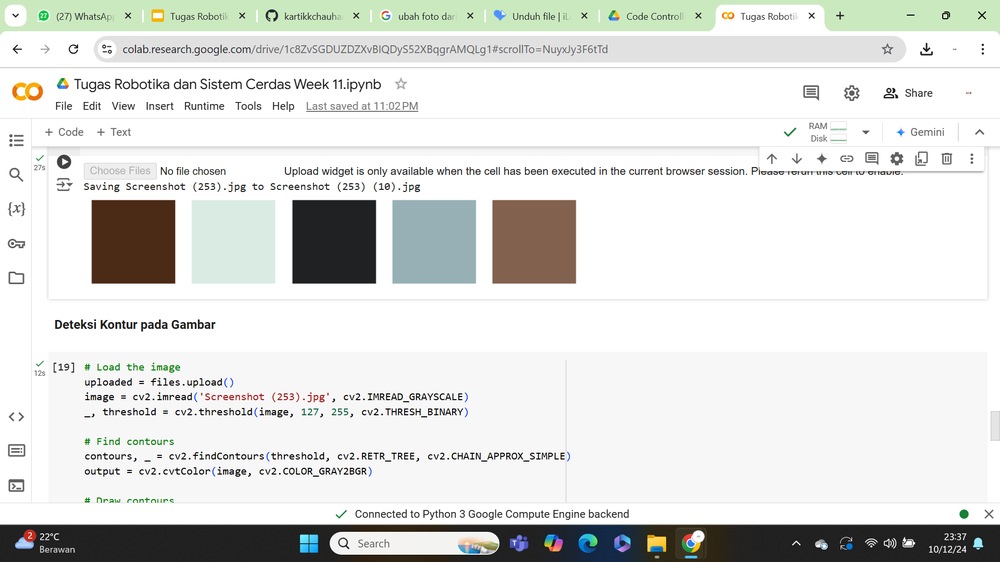
#> input picture Week 11 Robotika dan Sistem Cerdas/File Simulasi Python dan OpenCV/Dokumentasi hasil simulasi/Dokumentasi hasil simulasi (11).png, 1000 x 562 px, shrunk from 1920 x 1080 before the run, given in place of Screenshot (253).jpg, which was not available
$ jupyter execute Tugas_Robotika_dan_Sistem_Cerdas_Week_11.ipynb   (text cells are left out)
#> lines starting #> are read from the running program, lines starting #| are printed output that depends on the picture; after the words box and inside, x2 and y2 are one past the last pixel; in counts of white or black regions, pixels touching at a corner belong together; pictures that were not available may be replaced by others from this repository, and a replacement may not be noted
[cell 1]
import cv2
import numpy as np
import matplotlib.pyplot as plt

# Unggah gambar
from google.colab import files
uploaded = files.upload()
#> the answer given: Dokumentasi hasil simulasi (11).png

# Load the image
image = cv2.imread('Screenshot (253).jpg', cv2.IMREAD_GRAYSCALE)
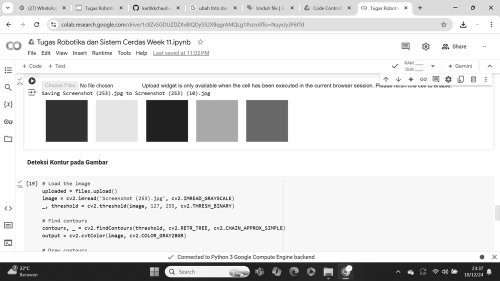
#> image: shape (562, 1000) (shown at 1/2 size); min 0, max 255, mean 223
edges = cv2.Canny(image, 50, 150, apertureSize=3)
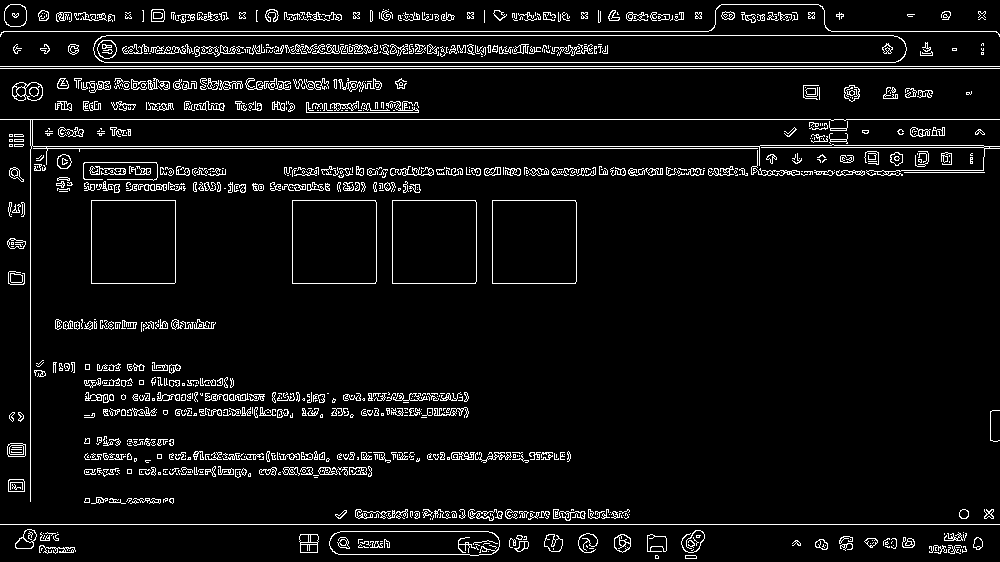
#> edges: shape (562, 1000); 6.1% white in thin lines or dots

# Apply Hough Line Transform
lines = cv2.HoughLines(edges, 1, np.pi/180, 200)
#> lines = 42 rows, first 8: [66, 1.57], [68, 1.57], [524, 1.57], [119, 1.57], [31, 1.57], [62, 1.57], [35, 1.57], [146, 1.57]
output = cv2.cvtColor(image, cv2.COLOR_GRAY2BGR)

# Draw the lines
if lines is not None:
    for rho, theta in lines[:, 0]:
        a = np.cos(theta)
        b = np.sin(theta)
        x0 = a * rho
        y0 = b * rho
        x1 = int(x0 + 1000 * (-b))
        y1 = int(y0 + 1000 * (a))
        x2 = int(x0 - 1000 * (-b))
        y2 = int(y0 - 1000 * (a))
        cv2.line(output, (x1, y1), (x2, y2), (0, 255, 0), 2)
#> this loop made 42 passes
#> (rho, theta, a, b, x0, y0, x1, y1) on passes 1 to 8: (66, 1.57, -4.37e-08, 1, -2.88e-06, 66, -1000, 65), (68, 1.57, -4.37e-08, 1, -2.97e-06, 68, -1000, 67), (524, 1.57, -4.37e-08, 1, -2.29e-05, 524, -1000, 523), (119, 1.57, -4.37e-08, 1, -5.2e-06, 119, -1000, 118), (31, 1.57, -4.37e-08, 1, -1.36e-06, 31, -1000, 30), (62, 1.57, -4.37e-08, 1, -2.71e-06, 62, -1000, 61), (35, 1.57, -4.37e-08, 1, -1.53e-06, 35, -1000, 34), (146, 1.57, -4.37e-08, 1, -6.38e-06, 146, -1000, 145)
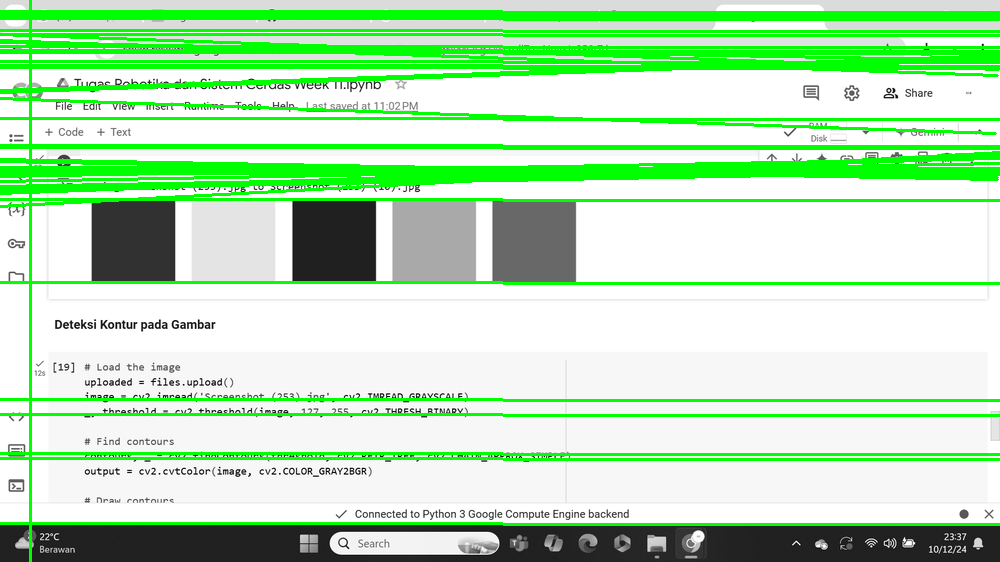
#> output: shape (562, 1000, 3); mean B, G, R 185.2, 227.9, 185.2

plt.imshow(cv2.cvtColor(output, cv2.COLOR_BGR2RGB))
plt.axis('off')
plt.show()

[cell 2]
# Unggah gambar dan template
uploaded = files.upload()
#> the answer given: Dokumentasi hasil simulasi (12).png

# Load images
image = cv2.imread('Screenshot (253).jpg', cv2.IMREAD_GRAYSCALE)
template = cv2.imread('Screenshot (253).jpg', cv2.IMREAD_GRAYSCALE)

# Check if template dimensions are smaller than image dimensions
if template.shape[0] > image.shape[0] or template.shape[1] > image.shape[1]:
    print("Error: Template image is larger than the search image.")
    # Resize the template or select a smaller template
    # Example: template = cv2.resize(template, (width, height))
else:
    # Template matching
    result = cv2.matchTemplate(image, template, cv2.TM_CCOEFF_NORMED)
#> result = [1]
    min_val, max_val, min_loc, max_loc = cv2.minMaxLoc(result)
#> min_val = 1; max_val = 1; min_loc = (0, 0); max_loc = (0, 0)

    # Draw rectangle around detected object
    top_left = max_loc
#> top_left = (0, 0)
    h, w = template.shape
    bottom_right = (top_left[0] + w, top_left[1] + h)
#> bottom_right = (1000, 562)
    output = cv2.rectangle(image.copy(), top_left, bottom_right, 255, 2)
#> output: shape (562, 1000)

    plt.imshow(output, cmap='gray')
    plt.axis('off')
    plt.show()

[cell 3]
# Load the image
uploaded = files.upload()
#> the answer given: Dokumentasi hasil simulasi (12).png
image = cv2.imread('Screenshot (253).jpg')
#> image is the input picture: shape (562, 1000, 3); mean B, G, R 221.1, 223.8, 222.4

# Create image pyramid
pyramid_down = cv2.pyrDown(image)
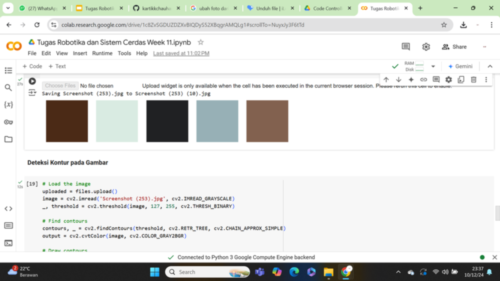
#> pyramid_down: shape (281, 500, 3); mean B, G, R 221.3, 224, 222.6
pyramid_up = cv2.pyrUp(image)

# Show the pyramid
plt.figure(figsize=(12, 6))
plt.subplot(1, 3, 1)
plt.title("Original")
plt.imshow(cv2.cvtColor(image, cv2.COLOR_BGR2RGB))
plt.axis('off')

plt.subplot(1, 3, 2)
plt.title("Pyramid Down")
plt.imshow(cv2.cvtColor(pyramid_down, cv2.COLOR_BGR2RGB))
plt.axis('off')

plt.subplot(1, 3, 3)
plt.title("Pyramid Up")
plt.imshow(cv2.cvtColor(pyramid_up, cv2.COLOR_BGR2RGB))
plt.axis('off')
plt.show()
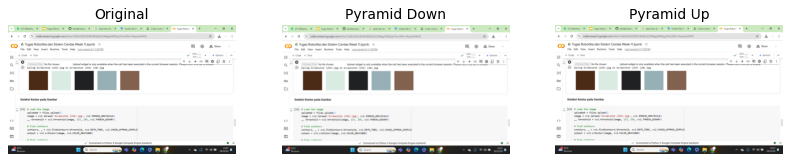
#> figure drawn by matplotlib, 3 panels

[cell 4]
# Load the image
uploaded = files.upload()
#> the answer given: Dokumentasi hasil simulasi (12).png
image = cv2.imread('Screenshot (253).jpg', cv2.IMREAD_GRAYSCALE)
output = cv2.cvtColor(image, cv2.COLOR_GRAY2BGR)

# Detect circles
circles = cv2.HoughCircles(image, cv2.HOUGH_GRADIENT, dp=1, minDist=20, param1=50, param2=30, minRadius=0, maxRadius=0)
#> circles = 691 rows, first 8: [269.5, 254.5, 223.8], [255.5, 234.5, 224.8], [449.5, 272.5, 258.8], [330.5, 257.5, 245.9], [249.5, 255.5, 203.9], [352.5, 269.5, 262], [300.5, 269.5, 254.8], [426.5, 265.5, 251.8]

# Draw circles
if circles is not None:
    circles = np.uint16(np.around(circles))
#> circles = 691 rows, first 8: [270, 254, 224], [256, 234, 225], [450, 272, 259], [330, 258, 246], [250, 256, 204], [352, 270, 262], [300, 270, 255], [426, 266, 252]
    for i in circles[0, :]:
        cv2.circle(output, (i[0], i[1]), i[2], (0, 255, 0), 2)
        cv2.circle(output, (i[0], i[1]), 2, (0, 0, 255), 3)
#> this loop made 691 passes
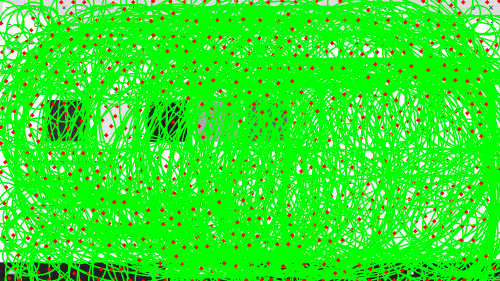
#> output: shape (562, 1000, 3) (shown at 1/2 size); mean B, G, R 37.1, 239, 45.9

plt.imshow(cv2.cvtColor(output, cv2.COLOR_BGR2RGB))
plt.axis('off')
plt.show()

[cell 5]
from sklearn.cluster import KMeans

# Load the image
uploaded = files.upload()
#> the answer given: Dokumentasi hasil simulasi (12).png
image = cv2.imread('Screenshot (253).jpg')
image = cv2.cvtColor(image, cv2.COLOR_BGR2RGB)
pixels = image.reshape((-1, 3))

# Apply KMeans clustering
kmeans = KMeans(n_clusters=5)
kmeans.fit(pixels)
colors = kmeans.cluster_centers_.astype(int)

# Display colors
plt.figure(figsize=(8, 2))
for i, color in enumerate(colors):
    plt.subplot(1, 5, i + 1)
    plt.axis('off')
    plt.imshow([[color / 255]])
plt.show()
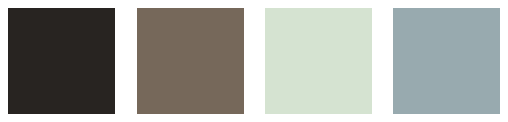
#> figure drawn by matplotlib, 5 panels

[cell 6]
# Load the image
uploaded = files.upload()
#> the answer given: Dokumentasi hasil simulasi (12).png
image = cv2.imread('Screenshot (253).jpg', cv2.IMREAD_GRAYSCALE)
_, threshold = cv2.threshold(image, 127, 255, cv2.THRESH_BINARY)
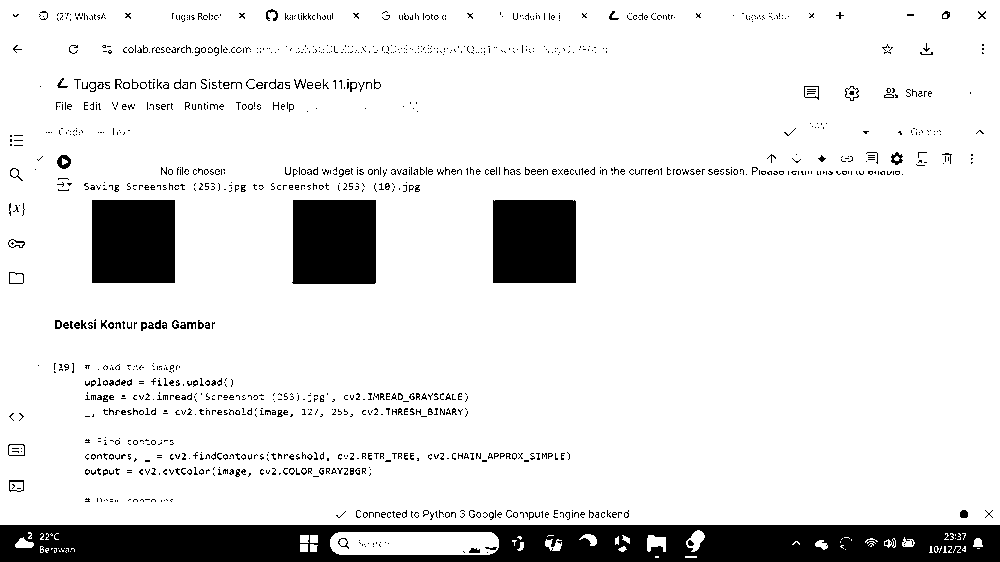
#> threshold: shape (562, 1000); 88.7% white; 1269 black regions (1162 under 20 px)

# Find contours
contours, _ = cv2.findContours(threshold, cv2.RETR_TREE, cv2.CHAIN_APPROX_SIMPLE)
#> contours = 2432 contours, 2140 with area under 20; largest, box (x1, y1, x2, y2) and area: (0, 0, 1000, 525) 523476, (291, 199, 377, 285) 7138, (91, 199, 176, 284) 7054, (492, 199, 577, 284) 7050, (330, 532, 499, 555) 3606
output = cv2.cvtColor(image, cv2.COLOR_GRAY2BGR)

# Draw contours
cv2.drawContours(output, contours, -1, (0, 255, 0), 2)
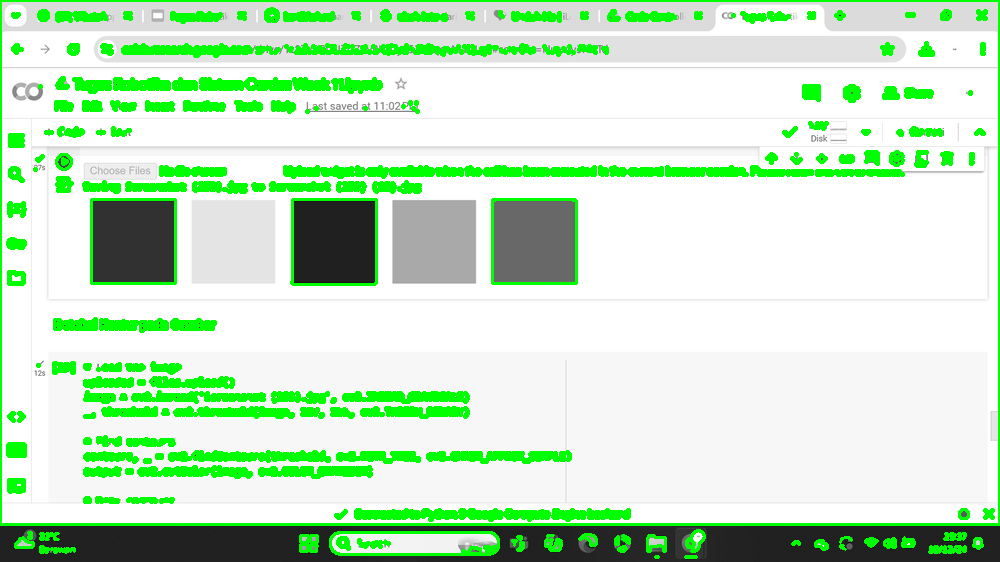
#> output: shape (562, 1000, 3); mean B, G, R 199.6, 230.6, 199.6

plt.imshow(cv2.cvtColor(output, cv2.COLOR_BGR2RGB))
plt.axis('off')
plt.show()

$ run again, on Week 11 Robotika dan Sistem Cerdas/File Simulasi Python dan OpenCV/Dokumentasi hasil simulasi/Dokumentasi hasil simulasi (12).png
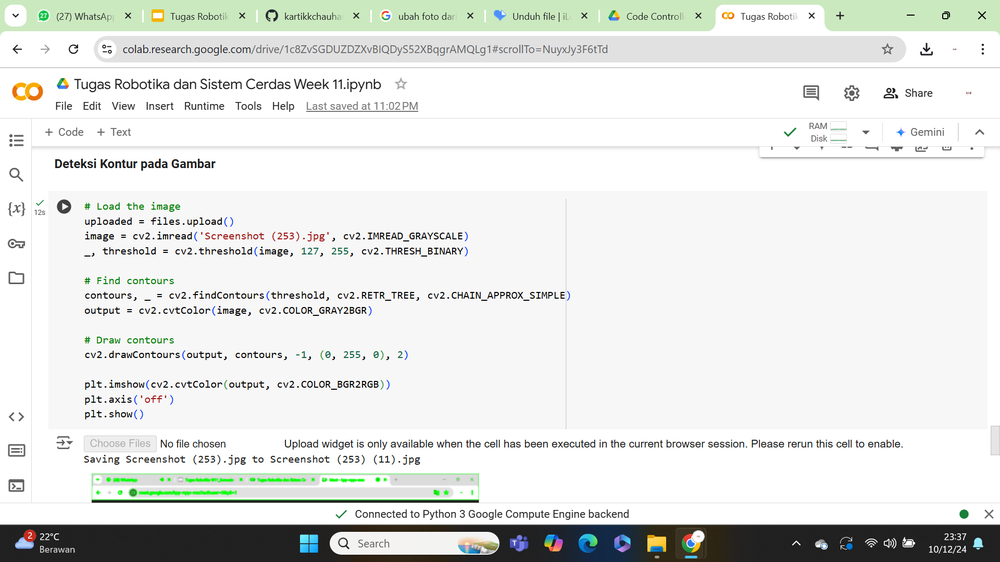
#> input picture Week 11 Robotika dan Sistem Cerdas/File Simulasi Python dan OpenCV/Dokumentasi hasil simulasi/Dokumentasi hasil simulasi (12).png, 1000 x 562 px, shrunk from 1920 x 1080 before the run, given in place of Screenshot (253).jpg, which was not available
#> `edges = cv2.Canny(image, 50, 150, apertureSize=3)`:
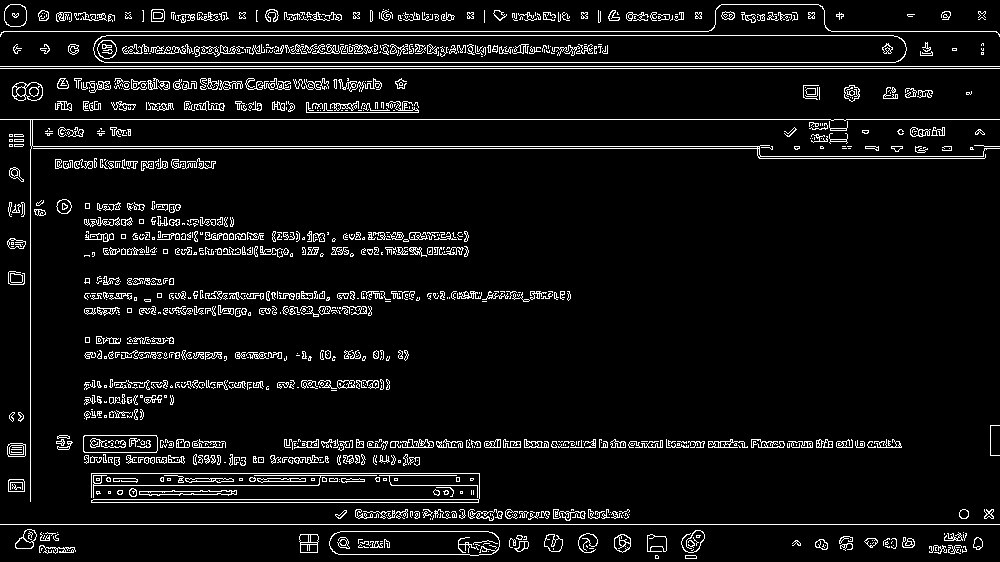
#> edges: shape (562, 1000); 6.7% white in thin lines or dots
#> lines = 42 rows, first 8: [66, 1.57], [68, 1.57], [524, 1.57], [119, 1.57], [31, 1.57], [146, 1.57], [62, 1.57], [148, 1.57]
#> the loop `for rho, theta in lines[:, 0]:` made 42 passes
#> (rho, theta, a, b, x0, y0, x1, y1) on passes 1 to 8: (66, 1.57, -4.37e-08, 1, -2.88e-06, 66, -1000, 65), (68, 1.57, -4.37e-08, 1, -2.97e-06, 68, -1000, 67), (524, 1.57, -4.37e-08, 1, -2.29e-05, 524, -1000, 523), (119, 1.57, -4.37e-08, 1, -5.2e-06, 119, -1000, 118), (31, 1.57, -4.37e-08, 1, -1.36e-06, 31, -1000, 30), (146, 1.57, -4.37e-08, 1, -6.38e-06, 146, -1000, 145), (62, 1.57, -4.37e-08, 1, -2.71e-06, 62, -1000, 61), (148, 1.57, -4.37e-08, 1, -6.47e-06, 148, -1000, 147)
#> result = [1]
#> min_val = 1; min_loc = (0, 0)
#> bottom_right = (1000, 562)
#> image is the input picture: shape (562, 1000, 3); mean B, G, R 227.3, 230.1, 227.8
#> `circles = cv2.HoughCircles(image, cv2.HOUGH_GRADIENT, dp=1, minDist=20..`: circles = 694 rows, first 8: [265.5, 268.5, 233.8], [327.5, 264.5, 237.6], [428.5, 286.5, 267.6], [225.5, 277.5, 195.8], [446.5, 277.5, 246.9], [188.5, 276.5, 210.7], [517.5, 277.5, 246.8], [494.5, 279.5, 244.9]
#> `circles = np.uint16(np.around(circles))`: circles = 694 rows, first 8: [266, 268, 234], [328, 264, 238], [428, 286, 268], [226, 278, 196], [446, 278, 247], [188, 276, 211], [518, 278, 247], [494, 280, 245]
#> the loop `for i in circles[0, :]:` made 694 passes
#> threshold: shape (562, 1000); 92% white; 1405 black regions (1307 under 20 px)
#> contours = 2716 contours, 2384 with area under 20; largest, box (x1, y1, x2, y2) and area: (0, 0, 1000, 525) 523476, (330, 532, 499, 555) 3606, (91, 499, 480, 504) 1550, (686, 530, 705, 552) 218, (647, 535, 666, 552) 196
#> `cv2.drawContours(output, contours, -1, (0, 255, 0), 2)`:
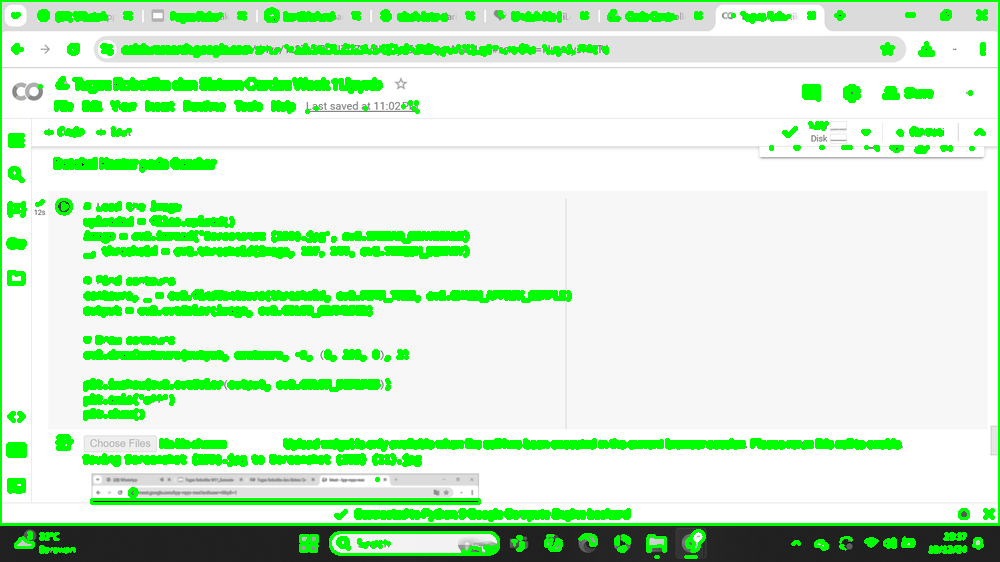
#> output: shape (562, 1000, 3); mean B, G, R 203.8, 237.2, 203.8
